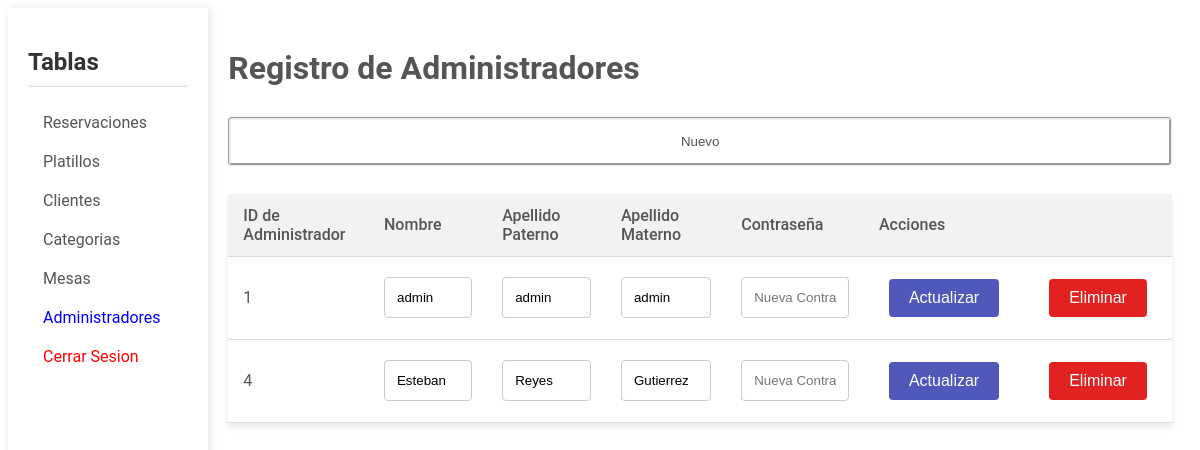
Before: /admAdmin.php (signed in) with the older database file.
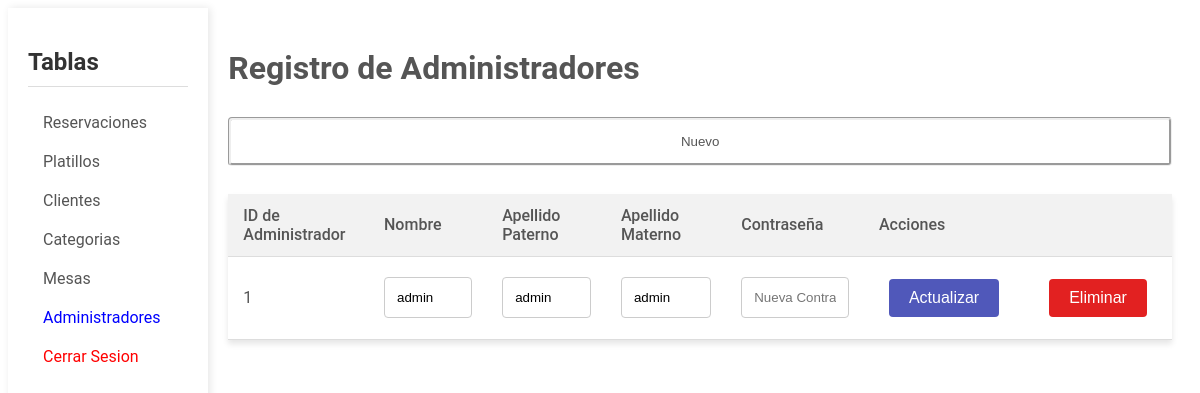
After: the same page with the newer database file.
### tables this page shows
CREATE TABLE `administrador` (
  `idAdministrador` int(11) NOT NULL,
  `nombre` varchar(100) DEFAULT NULL,
  `apPaterno` varchar(100) DEFAULT NULL,
  `apMaterno` varchar(100) DEFAULT NULL,
  `contrasenha` varchar(255) DEFAULT NULL
);

### dao/Database.php (called while the page is built, shortened)
<?php
class Database
{
    private static $instance = null;
    private function __construct()
    {
        $dsn = 'mysql:host=localhost;dbname=higal';
        $username = 'root';
        $password = '';
        $options = [
            PDO::ATTR_PERSISTENT => true,
            PDO::ATTR_ERRMODE => PDO::ERRMODE_EXCEPTION
        ];
        try {
            $this->pdo = new PDO($dsn, $username, $password, $options);
        } catch (PDOException $e) {
            echo 'Connection failed: ' . $e->getMessage();
        }
    }
    public static function getInstance()
    {
        if (self::$instance === null) {
            self::$instance = new Database();
        }
        return self::$instance->pdo;
    }
}

### dao/administradorDAO.php (called while the page is built, shortened)
<?php
require_once 'Database.php';
class AdministradorDAO
{
    private $pdo;
    public function __construct()
    {
        $this->pdo = Database::getInstance();
    }
    public function obtenerAdministradores()
    {
        try {
            $sql = "SELECT idAdministrador, nombre, apPaterno, apMaterno FROM administrador";
            $stmt = $this->pdo->prepare($sql);
            $stmt->execute();
            $administradores = $stmt->fetchAll(PDO::FETCH_ASSOC);
            return $administradores;
        } catch (PDOException $e) {
            echo "Error: " . $e->getMessage();
            return false;
        }
    }
}

### admAdmin.php (the view, shortened to what the changed rows need)
<?php
include 'dao/administradorDAO.php';
?>
<!DOCTYPE html>
<html lang="es">
<head>
    <link rel="stylesheet" href="assets/css/adminPanel.css">
</head>
<body>
    <div class="container">
        <aside class="sidebar">
            <h2>Tablas</h2>
        </aside>
        <main class="content">
            <h1>Registro de Administradores</h1>
            <table>
                <thead>
                    <tr>
                        <th>ID de Administrador</th>
                        <th>Nombre</th>
                        <th>Apellido Paterno</th>
                        <th>Apellido Materno</th>
                        <th>Contraseña</th>
                        <th>Acciones</th>
                        <th></th>
                    </tr>
                </thead>
                <tbody>
                    <?php
                    $administradorDAO = new AdministradorDAO;
                    $administradores = $administradorDAO->obtenerAdministradores();
                    if ($administradores !== false && count($administradores) > 0) {
                        foreach ($administradores as $row) {
                            echo "
                            <tr>
                                <form action='controller/administradorLogic.php' method='post'>
                                    <td><input type='hidden' name='idAdministrador' value='" . htmlspecialchars($row["idAdministrador"]) . "'>
                                        " . htmlspecialchars($row["idAdministrador"]) . "
                                    </td>
                                    <td><input type='text' name='nombre' value='" . htmlspecialchars($row["nombre"]) . "'></td>
                                    <td><input type='text' name='apPaterno' value='" . htmlspecialchars($row["apPaterno"]) . "'></td>
                                    <td><input type='text' name='apMaterno' value='" . htmlspecialchars($row["apMaterno"]) . "'></td>
                                    <td><input type='password' name='pass' placeholder='Nueva Contraseña'></td>
                                    <td>
                                        <input type='hidden' name='action' value='update'>
                                        <input type='submit' style='background-color: #5058ba; margin:10px; color: white; padding: 10px 20px; border: none; border-radius: 4px; cursor: pointer; font-size: 16px;' value='Actualizar'>
                                    </td>
                                </form>
                                <td>
                                    <form action='controller/administradorLogic.php' method='post'>
                                        <input type='hidden' name='idAdministrador' value='" . htmlspecialchars($row["idAdministrador"]) . "'>
                                        <input type='hidden' name='action' value='delete'>
                                        <input type='submit' style='background-color: #e22121; margin:10px; color: white; padding: 10px 20px; border: none; border-radius: 4px; cursor: pointer; font-size: 16px;' value='Eliminar'>
                                    </form>
                                </td>
                            </tr>";
                        }
                    } else {
                        echo "<tr><td colspan='5'>No se encontraron administradores.</td></tr>";
                    }
                    ?>
                </tbody>
            </table>
        </main>
    </div>
</body>
</html>

Changed rows visible on the page:
removed administrador: idAdministrador "4", nombre "Esteban", apPaterno "Reyes", apMaterno "Gutierrez"
